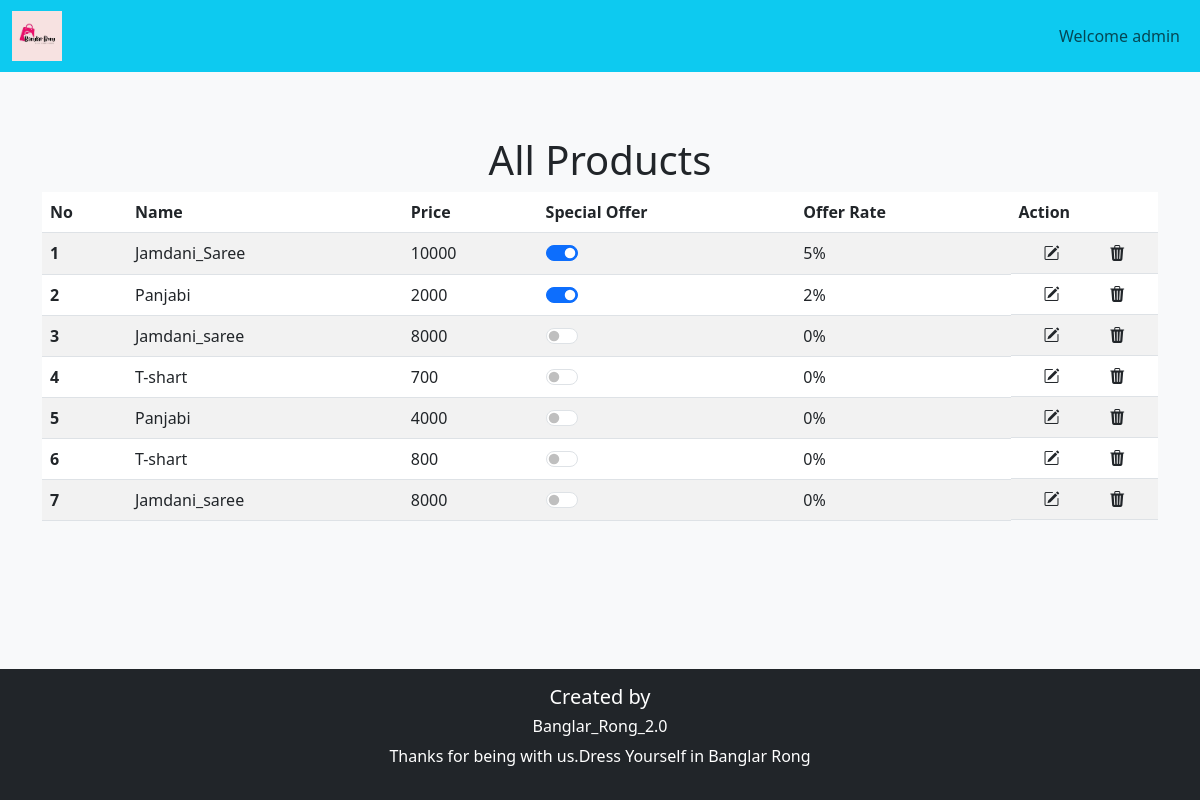
The app's page /admin_area/all-products.php (signed in) with its own data.
### tables this page shows
CREATE TABLE `products` (
  `product_id` int(11) NOT NULL,
  `product_title` varchar(100) NOT NULL,
  `product_description` varchar(255) NOT NULL,
  `product_keywords` varchar(255) NOT NULL,
  `category_id` int(11) NOT NULL,
  `brand_id` int(11) NOT NULL,
  `product_image1` varchar(255) NOT NULL,
  `product_image2` varchar(255) NOT NULL,
  `product_image3` varchar(255) NOT NULL,
  `product_price` varchar(100) NOT NULL,
  `specialOffers` tinyint(1) NOT NULL,
  `offerRate` int(11) NOT NULL,
  `date` timestamp NOT NULL DEFAULT current_timestamp() ON UPDATE current_timestamp(),
  `status` varchar(100) NOT NULL
);

### admin_area/all-products.php (the view, shortened to what this page needs)
<?php
require('header.php')
?>
<body class="bg-light">
    <div class="container mt-3">
        <h1 class="text-center">All Products</h1>
        <table class="table table-striped">
  <thead>
    <tr>
      <th scope="col">No</th>
      <th scope="col">Name</th>
      <th scope="col">Price</th>
      <th scope="col">Special Offer</th>
      <th scope="col">Offer Rate</th>
      <th scope="col">Action</th>
    </tr>
  </thead>
  <tbody>
    <?php  global $con;
    $select_query = "Select * from `products`";
$result_query = mysqli_query($con, $select_query);
$no = 1;
while ($row = mysqli_fetch_assoc($result_query)) {
    $product_id = $row['product_id'];
    $product_title = $row['product_title'];
    $product_price = $row['product_price'];
    $specialOffers = $row['specialOffers'];
    $offerRate = $row['offerRate'];
    ?>
    <tr class='product-<?php echo $product_id;?>'>
      <th scope="row"><?php echo $no++;?></th>
      <td><?php echo $product_title;?></td>
      <td><?php echo $product_price;?></td>
      <td class="form-switch mx-auto "> <input onclick="offers(<?php echo $product_id;?>)" class="form-check-input mx-auto" name='check' type="checkbox" role="switch" id="flexSwitchCheckChecked" <?php if($specialOffers){echo 'checked';}?> >
      </td>
      <td ><span><?php echo $offerRate;?>% </span></td>
      <td class='d-flex justify-content-around'><a class='text-dark' href='product.php?id=<?php echo $product_id;?>'><i  class="bi bi-pencil-square"></i></a><i class="bi bi-trash3-fill"></i></td>
    </tr>
    <?php
}?>
  </tbody>
</table>
</div>
<?php
require('footer.php')
?>

### style.css (style rules this page uses)
* { margin: 0; padding: 0; box-sizing: border-box; }

### admin_area/header.php (style rules this page uses)
body { min-height: 100vh !important; display: flex !important; flex-direction: column !important; }
table { margin-bottom: 100px !important; }

### records on screen
products: product_title "Jamdani_Saree", product_price "10000", specialOffers "☑", offerRate "5"
products: product_title "Panjabi", product_price "2000", specialOffers "☑", offerRate "2"
products: product_title "Jamdani_saree", product_price "8000", offerRate "0"
products: product_title "T-shart", product_price "700", offerRate "0"
products: product_title "Panjabi", product_price "4000", offerRate "0"
products: product_title "T-shart", product_price "800", offerRate "0"
products: product_title "Jamdani_saree", product_price "8000", offerRate "0"

### other values on screen
$_SESSION['admin_name'] "admin"
